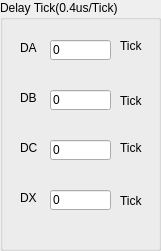
  <widget class="QGroupBox" name="groupBox_6">
   <property name="geometry">
    <rect>
     <x>850</x>
     <y>20</y>
     <width>161</width>
     <height>251</height>
    </rect>
   </property>
   <property name="title">
    <string>Delay Tick(0.4us/Tick)</string>
   </property>
   <widget class="QLabel" name="label_44">
    <property name="geometry">
     <rect>
      <x>20</x>
      <y>40</y>
      <width>21</width>
      <height>16</height>
     </rect>
    </property>
    <property name="text">
     <string>DA</string>
    </property>
   </widget>
   <widget class="QLabel" name="label_45">
    <property name="geometry">
     <rect>
      <x>20</x>
      <y>90</y>
      <width>31</width>
      <height>16</height>
     </rect>
    </property>
    <property name="text">
     <string>DB</string>
    </property>
   </widget>
   <widget class="QLabel" name="label_46">
    <property name="geometry">
     <rect>
      <x>20</x>
      <y>140</y>
      <width>21</width>
      <height>16</height>
     </rect>
    </property>
    <property name="text">
     <string>DC</string>
    </property>
   </widget>
   <widget class="QLabel" name="label_47">
    <property name="geometry">
     <rect>
      <x>20</x>
      <y>190</y>
      <width>21</width>
      <height>16</height>
     </rect>
    </property>
    <property name="text">
     <string>DX</string>
    </property>
   </widget>
   <widget class="QLineEdit" name="lineEdit_45">
    <property name="geometry">
     <rect>
      <x>50</x>
      <y>40</y>
      <width>61</width>
      <height>20</height>
     </rect>
    </property>
    <property name="text">
     <string>0</string>
    </property>
   </widget>
   <widget class="QLineEdit" name="lineEdit_46">
    <property name="geometry">
     <rect>
      <x>50</x>
      <y>90</y>
      <width>61</width>
      <height>20</height>
     </rect>
    </property>
    <property name="text">
     <string>0</string>
    </property>
   </widget>
   <widget class="QLineEdit" name="lineEdit_47">
    <property name="geometry">
     <rect>
      <x>50</x>
      <y>140</y>
      <width>61</width>
      <height>20</height>
     </rect>
    </property>
    <property name="text">
     <string>0</string>
    </property>
   </widget>
   <widget class="QLineEdit" name="lineEdit_48">
    <property name="geometry">
     <rect>
      <x>50</x>
      <y>190</y>
      <width>61</width>
      <height>20</height>
     </rect>
    </property>
    <property name="text">
     <string>0</string>
    </property>
   </widget>
   <widget class="QLabel" name="label_48">
    <property name="geometry">
     <rect>
      <x>120</x>
      <y>40</y>
      <width>40</width>
      <height>12</height>
     </rect>
    </property>
    <property name="text">
     <string>Tick</string>
    </property>
   </widget>
   <widget class="QLabel" name="label_49">
    <property name="geometry">
     <rect>
      <x>120</x>
      <y>90</y>
      <width>40</width>
      <height>21</height>
     </rect>
    </property>
    <property name="text">
     <string>Tick</string>
    </property>
   </widget>
   <widget class="QLabel" name="label_50">
    <property name="geometry">
     <rect>
      <x>120</x>
      <y>140</y>
      <width>40</width>
      <height>16</height>
     </rect>
    </property>
    <property name="text">
     <string>Tick</string>
    </property>
   </widget>
   <widget class="QLabel" name="label_51">
    <property name="geometry">
     <rect>
      <x>120</x>
      <y>190</y>
      <width>40</width>
      <height>21</height>
     </rect>
    </property>
    <property name="text">
     <string>Tick</string>
    </property>
   </widget>
  </widget>
